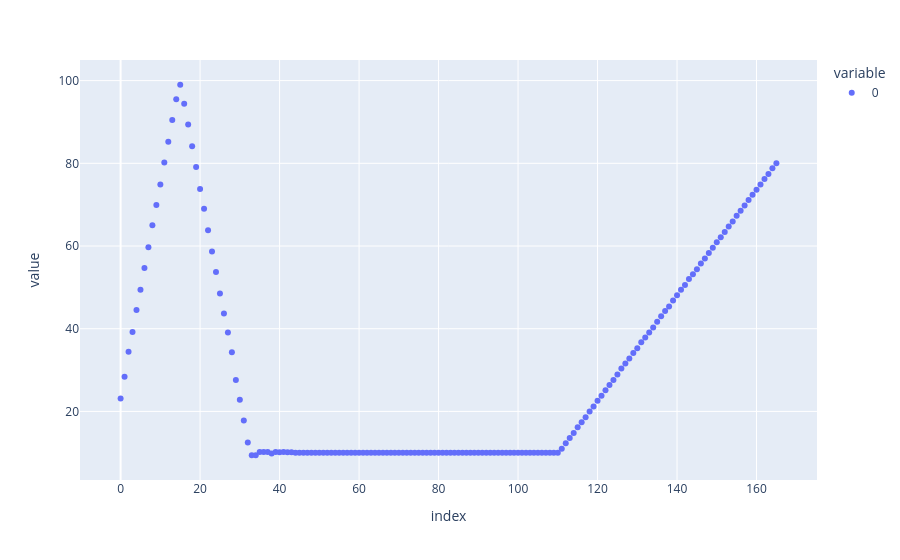

The cell this chart's notebook holds for it:
### Code cell
px.scatter(Exp576_12_10C.get_T_profile())

### Figure 1 — Plotly figure (JSON) as saved in the notebook; plotly's stock layout.template omitted (floating-point values rounded to 4 significant figures; data arrays with more than 128 entries replaced by an {"elided": "..."} marker saying what was removed)
{"data": [{"hovertemplate": "variable=0<br>index=%{x}<br>value=%{y}<extra></extra>", "legendgroup": "0", "marker": {"color": "#636efa", "symbol": "circle"}, "mode": "markers", "name": "0", "orientation": "v", "showlegend": true, "type": "scatter", "x": {"elided": "166 int values"}, "xaxis": "x", "y": {"elided": "166 float values"}, "yaxis": "y"}], "layout": {"legend": {"title": {"text": "variable"}, "tracegroupgap": 0}, "margin": {"t": 60}, "xaxis": {"anchor": "y", "domain": [0, 1], "title": {"text": "index"}}, "yaxis": {"anchor": "x", "domain": [0, 1], "title": {"text": "value"}}}}
